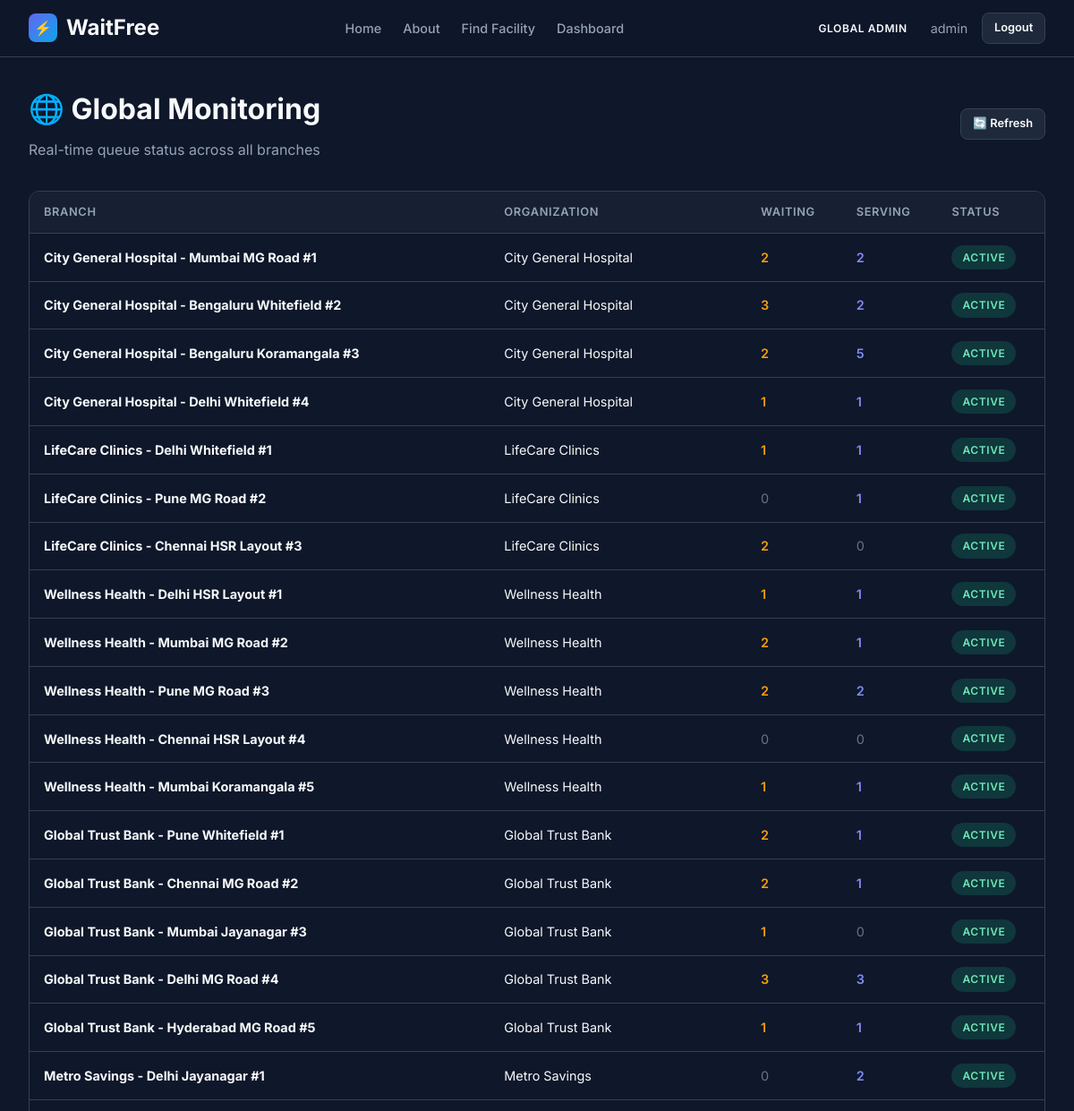
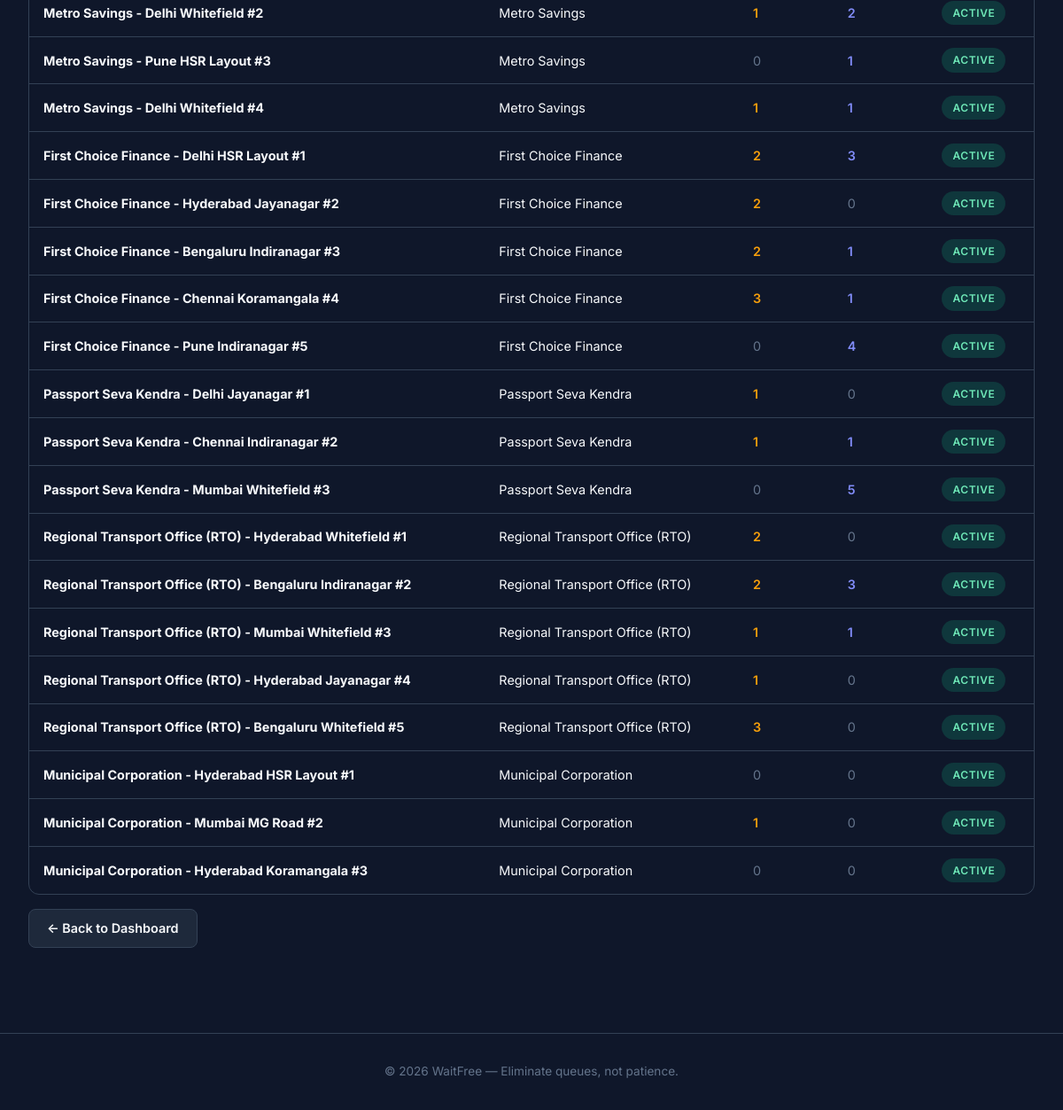
The page /dashboard/admin/monitor/ (signed in) on the database its author committed (2 pictures, top to bottom).
### accounts/models.py (models this page shows, shortened)
class User(AbstractUser):
    role = models.CharField(max_length=20, choices=ROLE_CHOICES, default=CITIZEN)
    mobile_number = models.CharField(max_length=15, blank=True, null=True, unique=True)
    organization = models.ForeignKey(
        'organizations.Organization',
        on_delete=models.SET_NULL,
        null=True,
        blank=True,
        related_name='users',
    )
    branch = models.ForeignKey(
        'facilities.Branch',
        on_delete=models.SET_NULL,
        null=True,
        blank=True,
        related_name='users',
    )
    class Meta:
        db_table = 'waitfree_user'

### facilities/models.py (models this page shows, shortened)
class Branch(models.Model):
    name = models.CharField(max_length=255)
    organization = models.ForeignKey(
        'organizations.Organization',
        on_delete=models.CASCADE,
        related_name='branches',
    )
    address = models.TextField(blank=True)
    city = models.CharField(max_length=100, blank=True)
    is_active = models.BooleanField(default=True)
    created_at = models.DateTimeField(auto_now_add=True)
    updated_at = models.DateTimeField(auto_now=True)
    class Meta:
        db_table = 'waitfree_branch'
        ordering = ['name']
        verbose_name_plural = 'branches'

### organizations/models.py (models this page shows, shortened)
class Organization(models.Model):
    name = models.CharField(max_length=255)
    slug = models.SlugField(max_length=255, unique=True, blank=True)
    contact_email = models.EmailField(blank=True)
    phone = models.CharField(max_length=20, blank=True)
    address = models.TextField(blank=True)
    is_active = models.BooleanField(default=True)
    created_at = models.DateTimeField(auto_now_add=True)
    updated_at = models.DateTimeField(auto_now=True)
    class Meta:
        db_table = 'waitfree_organization'
        ordering = ['name']

### dashboard/views.py (the view)
# urls.py: path('admin/monitor/', views.GlobalMonitorView.as_view(), name='global_monitor'),
class GlobalMonitorView(GlobalAdminRequiredMixin, View):
    def get(self, request):
        branches = Branch.objects.filter(is_active=True).select_related('organization').annotate(
            waiting_count=Count('queue_tickets', filter=Q(queue_tickets__status='waiting')),
            serving_count=Count('queue_tickets', filter=Q(queue_tickets__status='serving')),
        )
        return render(request, 'admin_panel/global_monitor.html', {
            'branches': branches,
        })

### core/mixins.py (called while the page is built)
    def test_func(self):
        if not self.request.user.is_authenticated:
            return False
        return self.request.user.role in self.allowed_roles

### templates/admin_panel/global_monitor.html (shortened to what this page needs)
{% extends 'base.html' %}
{% block content %}
<div class="container">
    <div class="page-header flex-between">
        <div>
            <h1>🌐 Global Monitoring</h1>
            <p>Real-time queue status across all branches</p>
        </div>
        <a href="{% url 'dashboard:global_monitor' %}" class="btn btn-secondary btn-sm">🔄 Refresh</a>
    </div>
    {% if branches %}
    <div class="table-responsive">
        <table>
            <thead>
                <tr>
                    <th>Branch</th>
                    <th>Organization</th>
                    <th>Waiting</th>
                    <th>Serving</th>
                    <th>Status</th>
                </tr>
            </thead>
            <tbody>
                {% for branch in branches %}
                <tr>
                    <td><strong>{{ branch.name }}</strong></td>
                    <td>{{ branch.organization.name }}</td>
                    <td>
                        {% if branch.waiting_count > 0 %}
                        <span style="color: var(--accent); font-weight: 600;">{{ branch.waiting_count }}</span>
                        {% else %}
                        <span class="text-muted">0</span>
                        {% endif %}
                    </td>
                    <td>
                        {% if branch.serving_count > 0 %}
                        <span style="color: var(--primary-light); font-weight: 600;">{{ branch.serving_count }}</span>
                        {% else %}
                        <span class="text-muted">0</span>
                        {% endif %}
                    </td>
                    <td>
                        <span
                            class="status-badge {% if branch.is_active %}status-open{% else %}status-closed{% endif %}">
                            {% if branch.is_active %}Active{% else %}Inactive{% endif %}
                        </span>
                    </td>
                </tr>
                {% endfor %}
            </tbody>
        </table>
    </div>
    {% else %}
    <div class="empty-state">
        <div class="icon">🌐</div>
        <p>No active branches to monitor.</p>
    </div>
    {% endif %}
    <div class="mt-2">
        <a href="{% url 'dashboard:admin_dashboard' %}" class="btn btn-secondary">← Back to Dashboard</a>
    </div>
</div>
{% endblock %}

### templates/includes/navbar.html (shortened to what this page needs)
<nav class="navbar">
    <a href="{% url 'landing' %}" class="navbar-brand">
        <span class="logo">⚡</span>
        WaitFree
    </a>
    <ul class="navbar-links">
        <li><a href="{% url 'landing' %}">Home</a></li>
        <li><a href="{% url 'about' %}">About</a></li>
        <li><a href="{% url 'facilities:facility_search' %}">Find Facility</a></li>
        {% if user.is_authenticated %}
        <li><a href="{% url 'dashboard:router' %}">Dashboard</a></li>
        {% endif %}
    </ul>
    <div class="navbar-user">
        {% if user.is_authenticated %}
        <span class="role-badge badge-{{ user.role }}">{{ user.get_role_display }}</span>
        <span style="color: var(--text-secondary); font-size: 0.9rem;">
            {% if user.role == 'citizen' %}
            {{ user.mobile_number }}
            {% else %}
            {{ user.username }}
            {% endif %}
        </span>
        <a href="{% url 'accounts:logout' %}" class="btn btn-secondary btn-sm">Logout</a>
        {% else %}
        <a href="{% url 'accounts:login' %}" class="btn btn-primary btn-sm">Login</a>
        <a href="{% url 'accounts:org_register' %}" class="btn btn-secondary btn-sm">Register Org</a>
        {% endif %}
    </div>
</nav>

### static/css/style.css (style rules this page uses)
:root { --primary: #6366f1; --primary-dark: #4f46e5; --primary-light: #818cf8; --secondary: #0ea5e9; --secondary-dark: #0284c7; --accent: #f59e0b; --success: #10b981; --danger: #ef4444; --warning: #f59e0b; --info: #06b6d4; --bg-dark: #0f172a; --bg-card: #1e293b; --bg-card-hover: #334155; --bg-surface: #162032; --text-primary: #f8fafc; --text-secondary: #94a3b8; --text-muted: #64748b; --border: #334155; --border-light: #475569; --shadow: rgba(0, 0, 0, 0.3); --radius: 12px; --radius-sm: 8px; --radius-lg: 16px; --transition: all 0.2s ease; --font: 'Inter', -apple-system, BlinkMacSystemFont, sans-serif; }
*, *::before, *::after { box-sizing: border-box; margin: 0; padding: 0; }
body { font-family: var(--font); background: var(--bg-dark); color: var(--text-primary); line-height: 1.6; min-height: 100vh; }
a { color: var(--primary-light); text-decoration: none; transition: var(--transition); }
.navbar { background: rgba(15, 23, 42, 0.95); backdrop-filter: blur(20px); border-bottom: 1px solid var(--border); padding: 0 2rem; position: sticky; top: 0; z-index: 1000; display: flex; align-items: center; justify-content: space-between; height: 64px; }
.navbar-brand { display: flex; align-items: center; gap: 10px; font-size: 1.5rem; font-weight: 700; color: var(--text-primary); }
.navbar-brand .logo { width: 32px; height: 32px; background: linear-gradient(135deg, var(--primary), var(--secondary)); border-radius: 8px; display: flex; align-items: center; justify-content: center; font-size: 1rem; }
.navbar-links { display: flex; align-items: center; gap: 1.5rem; list-style: none; }
.navbar-links a { color: var(--text-secondary); font-size: 0.9rem; font-weight: 500; padding: 0.5rem 0; border-bottom: 2px solid transparent; transition: var(--transition); }
.navbar-user { display: flex; align-items: center; gap: 1rem; }
.navbar-user .role-badge { font-size: 0.75rem; font-weight: 600; padding: 4px 10px; border-radius: 20px; text-transform: uppercase; letter-spacing: 0.05em; }
.container { max-width: 1200px; margin: 0 auto; padding: 2rem; }
.page-header { margin-bottom: 2rem; }
.page-header h1 { font-size: 2rem; font-weight: 700; margin-bottom: 0.5rem; }
.page-header p { color: var(--text-secondary); font-size: 1rem; }
.btn { display: inline-flex; align-items: center; justify-content: center; gap: 0.5rem; padding: 0.6rem 1.25rem; border: none; border-radius: var(--radius-sm); font-size: 0.9rem; font-weight: 600; cursor: pointer; transition: var(--transition); text-decoration: none; font-family: var(--font); }
.btn-secondary { background: var(--bg-card); color: var(--text-primary); border: 1px solid var(--border); }
.btn-sm { padding: 0.4rem 0.8rem; font-size: 0.8rem; }
.table-responsive { overflow-x: auto; border-radius: var(--radius); border: 1px solid var(--border); }
table { width: 100%; border-collapse: collapse; font-size: 0.9rem; }
thead { background: var(--bg-surface); }
th { text-align: left; padding: 0.8rem 1rem; font-weight: 600; color: var(--text-secondary); font-size: 0.8rem; text-transform: uppercase; letter-spacing: 0.05em; border-bottom: 1px solid var(--border); }
td { padding: 0.8rem 1rem; border-bottom: 1px solid var(--border); }
tr:last-child td { border-bottom: none; }
.status-badge { display: inline-flex; align-items: center; gap: 0.35rem; padding: 0.25rem 0.75rem; border-radius: 20px; font-size: 0.75rem; font-weight: 600; text-transform: uppercase; letter-spacing: 0.05em; }
.status-open { background: rgba(16, 185, 129, 0.2); color: #6ee7b7; }
.text-muted { color: var(--text-muted); }
.mt-2 { margin-top: 1rem; }
.flex-between { display: flex; justify-content: space-between; align-items: center; }

### rows shown on the page
User: role "GLOBAL ADMIN", username "admin"
Branch: name "City General Hospital - Mumbai MG Road #1", organization.name "City General Hospital", waiting_count "2", serving_count "2", is_active "ACTIVE"
Branch: name "City General Hospital - Bengaluru Whitefield #2", organization.name "City General Hospital", waiting_count "3", serving_count "2", is_active "ACTIVE"
Branch: name "City General Hospital - Bengaluru Koramangala #3", organization.name "City General Hospital", waiting_count "2", serving_count "5", is_active "ACTIVE"
Branch: name "City General Hospital - Delhi Whitefield #4", organization.name "City General Hospital", waiting_count "1", serving_count "1", is_active "ACTIVE"
Branch: name "LifeCare Clinics - Delhi Whitefield #1", organization.name "LifeCare Clinics", waiting_count "1", serving_count "1", is_active "ACTIVE"
Branch: name "LifeCare Clinics - Pune MG Road #2", organization.name "LifeCare Clinics", shows "0", serving_count "1", is_active "ACTIVE"
Branch: name "LifeCare Clinics - Chennai HSR Layout #3", organization.name "LifeCare Clinics", waiting_count "2", shows "0", is_active "ACTIVE"
Branch: name "Wellness Health - Delhi HSR Layout #1", organization.name "Wellness Health", waiting_count "1", serving_count "1", is_active "ACTIVE"
Branch: name "Wellness Health - Mumbai MG Road #2", organization.name "Wellness Health", waiting_count "2", serving_count "1", is_active "ACTIVE"
Branch: name "Wellness Health - Pune MG Road #3", organization.name "Wellness Health", waiting_count "2", serving_count "2", is_active "ACTIVE"
Branch: name "Wellness Health - Chennai HSR Layout #4", organization.name "Wellness Health", shows "0", is_active "ACTIVE"
Branch: name "Wellness Health - Mumbai Koramangala #5", organization.name "Wellness Health", waiting_count "1", serving_count "1", is_active "ACTIVE"
Branch: name "Global Trust Bank - Pune Whitefield #1", organization.name "Global Trust Bank", waiting_count "2", serving_count "1", is_active "ACTIVE"
Branch: name "Global Trust Bank - Chennai MG Road #2", organization.name "Global Trust Bank", waiting_count "2", serving_count "1", is_active "ACTIVE"
Branch: name "Global Trust Bank - Mumbai Jayanagar #3", organization.name "Global Trust Bank", waiting_count "1", shows "0", is_active "ACTIVE"
Branch: name "Global Trust Bank - Delhi MG Road #4", organization.name "Global Trust Bank", waiting_count "3", serving_count "3", is_active "ACTIVE"
Branch: name "Global Trust Bank - Hyderabad MG Road #5", organization.name "Global Trust Bank", waiting_count "1", serving_count "1", is_active "ACTIVE"
Branch: name "Metro Savings - Delhi Jayanagar #1", organization.name "Metro Savings", shows "0", serving_count "2", is_active "ACTIVE"
Branch: name "Metro Savings - Delhi Whitefield #2", organization.name "Metro Savings", waiting_count "1", serving_count "2", is_active "ACTIVE"
Branch: name "Metro Savings - Pune HSR Layout #3", organization.name "Metro Savings", shows "0", serving_count "1", is_active "ACTIVE"
Branch: name "Metro Savings - Delhi Whitefield #4", organization.name "Metro Savings", waiting_count "1", serving_count "1", is_active "ACTIVE"
Branch: name "First Choice Finance - Delhi HSR Layout #1", organization.name "First Choice Finance", waiting_count "2", serving_count "3", is_active "ACTIVE"
Branch: name "First Choice Finance - Hyderabad Jayanagar #2", organization.name "First Choice Finance", waiting_count "2", shows "0", is_active "ACTIVE"
Branch: name "First Choice Finance - Bengaluru Indiranagar #3", organization.name "First Choice Finance", waiting_count "2", serving_count "1", is_active "ACTIVE"
Branch: name "First Choice Finance - Chennai Koramangala #4", organization.name "First Choice Finance", waiting_count "3", serving_count "1", is_active "ACTIVE"
Branch: name "First Choice Finance - Pune Indiranagar #5", organization.name "First Choice Finance", shows "0", serving_count "4", is_active "ACTIVE"
Branch: name "Passport Seva Kendra - Delhi Jayanagar #1", organization.name "Passport Seva Kendra", waiting_count "1", shows "0", is_active "ACTIVE"
Branch: name "Passport Seva Kendra - Chennai Indiranagar #2", organization.name "Passport Seva Kendra", waiting_count "1", serving_count "1", is_active "ACTIVE"
Branch: name "Passport Seva Kendra - Mumbai Whitefield #3", organization.name "Passport Seva Kendra", shows "0", serving_count "5", is_active "ACTIVE"
Branch: name "Regional Transport Office (RTO) - Hyderabad Whitefield #1", organization.name "Regional Transport Office (RTO)", waiting_count "2", shows "0", is_active "ACTIVE"
Branch: name "Regional Transport Office (RTO) - Bengaluru Indiranagar #2", organization.name "Regional Transport Office (RTO)", waiting_count "2", serving_count "3", is_active "ACTIVE"
Branch: name "Regional Transport Office (RTO) - Mumbai Whitefield #3", organization.name "Regional Transport Office (RTO)", waiting_count "1", serving_count "1", is_active "ACTIVE"
Branch: name "Regional Transport Office (RTO) - Hyderabad Jayanagar #4", organization.name "Regional Transport Office (RTO)", waiting_count "1", shows "0", is_active "ACTIVE"
Branch: name "Regional Transport Office (RTO) - Bengaluru Whitefield #5", organization.name "Regional Transport Office (RTO)", waiting_count "3", shows "0", is_active "ACTIVE"
Branch: name "Municipal Corporation - Hyderabad HSR Layout #1", organization.name "Municipal Corporation", shows "0", is_active "ACTIVE"
Branch: name "Municipal Corporation - Mumbai MG Road #2", organization.name "Municipal Corporation", waiting_count "1", shows "0", is_active "ACTIVE"
Branch: name "Municipal Corporation - Hyderabad Koramangala #3", organization.name "Municipal Corporation", shows "0", is_active "ACTIVE"
